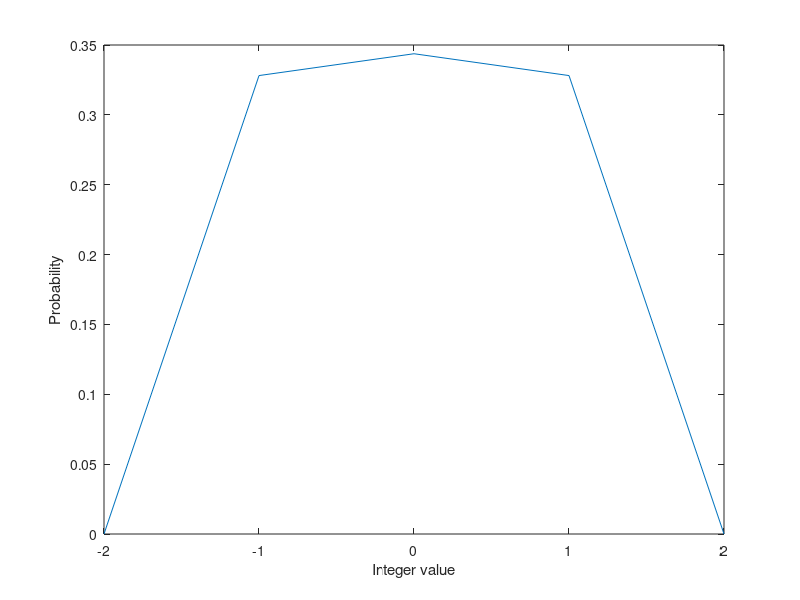

Recreate this plot in MATLAB.
i=1:2048;
y=1.0*sin(((2*pi)/64)*i+pi);
plot(y);
title('Sin Wave with Period 64');
xlabel('radiance')
ylabel('Amplitude')
maxval=max(y);
minval=min(y);
meanval=mean(y);
y2=y.*y;
meansqre=sum(y2)/2048;
sinrms=sqrt(meansqre);
variance=var(y);
standev=std(y);
N = hist(y,-2:2);       
plot(-2:2,N./numel(y));  
xlabel('Integer value');
ylabel('Probability');